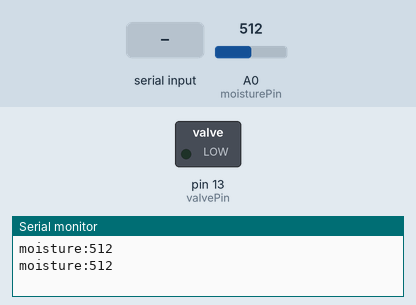
Recording of a sketch running on a simulated Arduino Uno, built with avr-gcc and run on an emulated ATmega328P. Shown: switched loads named in the sketch (green lamp = pin HIGH), the last lines printed to the serial monitor. The test bench sets the inputs (shaded band); at power-on: A0 (moisturePin) = 512.

Above: at 1.8 s.
1.9 s: "open\n" received over Serial
At 3.1 s:
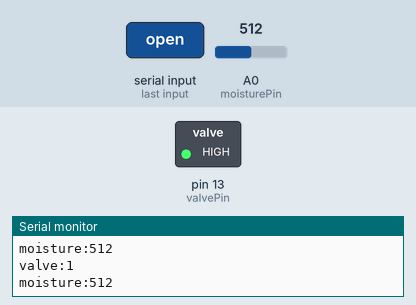
3.5 s: "close\n" received over Serial
At 4.8 s:
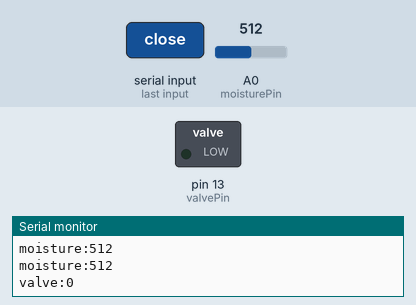
Timing chart, 0 to 6.5 s (numbered marks = the images above; inputs shaded):
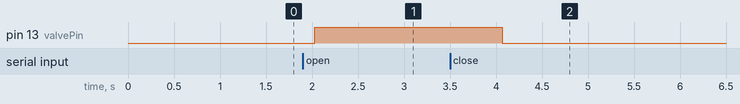

Measured:
- after the input at 1.9 s, pin 13 (valvePin): LOW → HIGH after 0.13 s
- after the input at 3.5 s, pin 13 (valvePin): HIGH → LOW after 0.57 s

The sketch:

watermator.ino
```cpp
//Analog pin for moisture sensor
int moisturePin = A0;
//Digital pin for the Water Valve
int valvePin = 13; //using led for testing
//Moisture data
int data = 0;
//String to hold incoming serial data
String inputString = "";
//whether the string is complete
bool stringComplete = false;


void setup() {
  // put your setup code here, to run once:
  Serial.begin(9600);
  pinMode(valvePin, OUTPUT);
//  digitalWrite(valvePin, 1);
/*
  //Initialize timer1
  noInterrupts();           // disable all interrupts
  TCCR1A = 0;
  TCCR1B = 0;

  //Set prescaler to 1024
  TCCR1B |= (1 << CS10);
  TCCR1B |= (1 << CS12);

  //Enable timer overflow interrupt
  TIMSK1 |= (1 << TOIE1);
  //Enable all interrupts
  interrupts();
*/
}

void loop() {
  // put your main code here, to run repeatedly:
  //Read moisture value
  data = analogRead(moisturePin);
  //Send value to the serial port
  Serial.println("moisture:" + String(data));
  //Check if we have received a serial command
  readSerial();
  Serial.flush();
  delay(1000);
}

void serialEvent() {
  while (Serial.available()) {
    //Get the new byte:
    char inChar = (char)Serial.read();
    //If the incoming character is a newline, set a flag
    if (inChar == '\n') {
      stringComplete = true;
    } else {
      //Add character to the inputString:
      inputString += inChar;
    }
  }
}

void readSerial() {
  //Read serial port
  if (stringComplete) {
    //Open Water Valve
    if (inputString == "open")
    {
      //Open valve for four seconds
      //preload timer (4s/(1/(16MHz/1024(prescaler value)))=62500
      //TCNT1 = 62500;
      digitalWrite(valvePin, 1);
      Serial.println("valve:" + String(digitalRead(valvePin)));
    }
    //Close Water Valve
    if (inputString.equalsIgnoreCase("close"))
    {
      //Close Water Valve
      //Turn off water valve
      digitalWrite(valvePin, 0);
      Serial.println("valve:" + String(digitalRead(valvePin)));
    }
    // clear the string:
    inputString = "";
    stringComplete = false;
  }
}

//Timer routine
// interrupt service routine that wraps a user defined function supplied by attachInterrupt
ISR(TIMER1_OVF_vect)
{
  //Turn off water valve
  digitalWrite(valvePin, 0);
}
```
